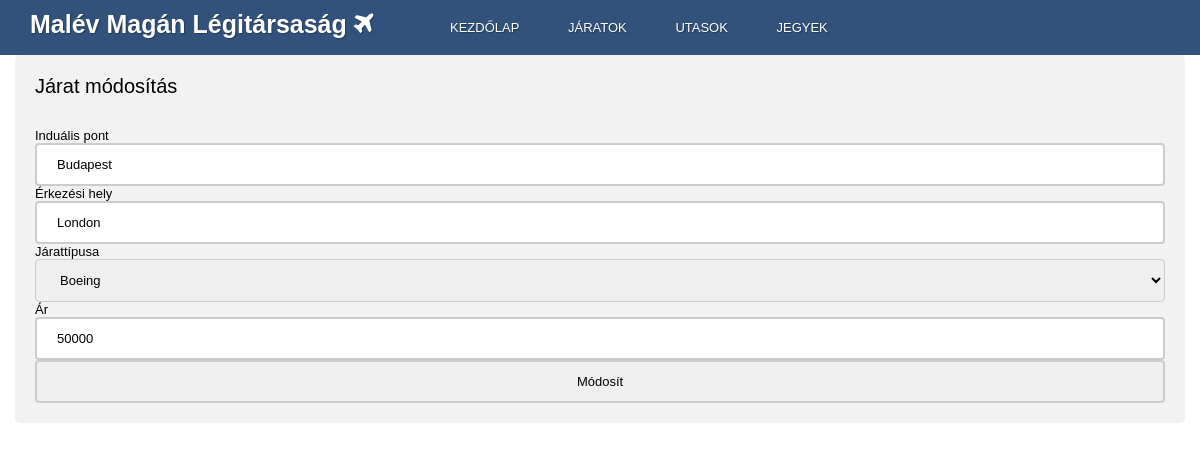
The app's page /modify.php?id=1 with its own data.
### tables this page shows
create table jarat(
	id int primary key auto_increment,
	honnan nvarchar(45),
	hova nvarchar(45),
    maxkapacitas int,
    tipus nvarchar(45),
	ar int
);

### modify.php (the view, shortened to what this page needs)
<!doctype html>
<html lang="en">
<head>
	<link rel="stylesheet" href="https://maxcdn.bootstrapcdn.com/font-awesome/4.7.0/css/font-awesome.min.css">
	<link rel="stylesheet" href="bootstrap.css">
	<link rel="stylesheet" href="style.css">
</head>
<body>
<?php include 'menu.php'; ?>
<?php
	$link=opendb();
	$eredmeny = mysqli_query($link, "SELECT id, honnan, hova, maxkapacitas, tipus, ar FROM jarat WHERE id='".mysqli_real_escape_string($link, $_GET["id"])."';");
	$row=mysqli_fetch_array($eredmeny);
 ?>
<div class="container jaratform" style="border-radius: 5px; background-color: #f2f2f2; padding:20px;">
	<h1 style="font-size: 20px;"> Járat módosítás </h1></br></br>
	<form method="post" action="">
		<label for="start">Induális pont</label>
		<input type="text" id="start" name="start" value="<?php echo $row["honnan"]; ?>" placeholder="Ahonnan a gép elindul..">
		<label for="end">Érkezési hely</label>
		<input type="text" id="end" name="end" value="<?php echo $row["hova"]; ?>" placeholder="Ahova a gép érkezik..">
		<label for="tipus">Járattípusa</label>
		<select id="tipus" name="tipus">
			<option <?php if($row["tipus"]=="Boeing-42"){ echo "selected='selected'";} ?> value="Boeing-42">Boeing</option>
		</select>
		<label for="ar">Ár</label>
		<input type="number" id="ar" name="ar" value="<?php echo $row["ar"]; ?>" placeholder="Út ára..">
		<input type="submit" value="Módosít" name="uj">
	</form>
</div>
</body>
</html>

### style.css (style rules this page uses)
body { font-family: Helvetica; }
.jaratform { padding-top: 20px; }
.jaratform input { width: 100%; padding: 12px 20px; display: inline-block; border: 2px solid #ccc; border-radius: 4px; box-sizing: border-box; }
.jaratform select { width: 100%; padding: 12px 20px; display: inline-block; border: 1px solid #ccc; border-radius: 4px; box-sizing: border-box; }

### records on screen
jarat: start "Budapest", end "London", tipus "Boeing", ar "50000"
